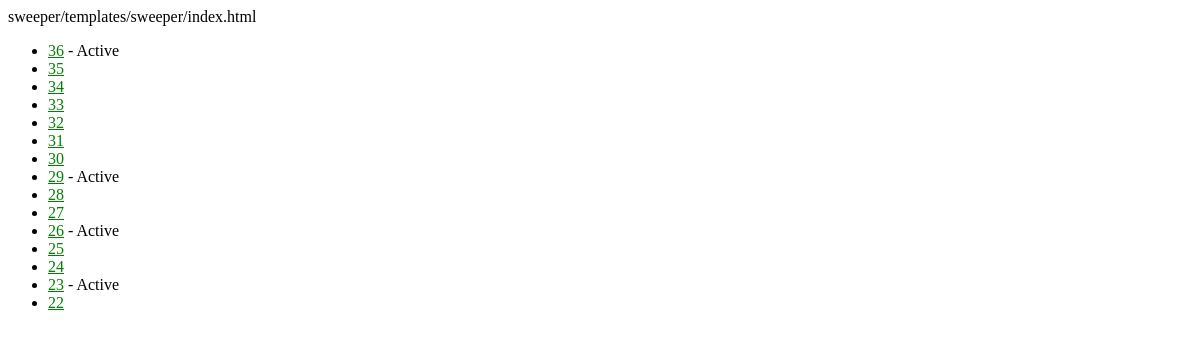
/sweeper/, run on an earlier commit of the app's database.
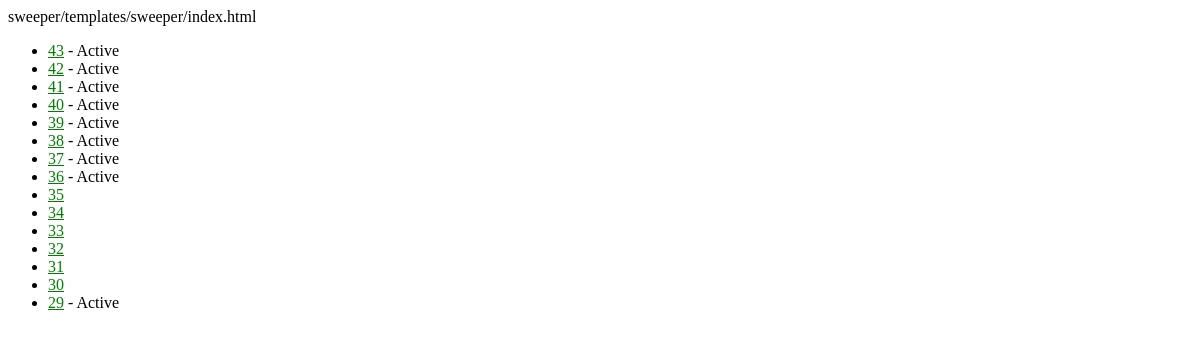
And on a later commit of the database.
### sweeper/models.py (models this page shows, shortened)
class Game(models.Model):
    height = models.PositiveSmallIntegerField()
    width = models.PositiveSmallIntegerField()
    is_active = models.BooleanField(default=True)
    mines = models.PositiveSmallIntegerField(default=1)
    objects = GameManager()

### sweeper/views.py (the view)
def index(request):
    latest_game_list = Game.objects.order_by('-id')[:15]
    context = {
        'latest_game_list': latest_game_list,
    }
    return render(request, 'sweeper/index.html', context)

### sweeper/templates/sweeper/index.html (shortened to what this page needs)
{% load static %}
<link rel="stylesheet" type="text/css" href="{% static 'sweeper/style.css' %}" />
{% if latest_game_list %}
    <ul>
    {% for game in latest_game_list %}
        <li><a href="{% url 'sweeper:display' game.id %}">{{ game.id }}</a>{% if game.is_active %} - Active{% endif %}</li>
    {% endfor %}
    </ul>
{% else %}
    <p>No games are available.</p>
{% endif %}

### sweeper/static/sweeper/style.css (style rules this page uses)
li a { color: green; }

What changed in the data, as far as the page shows it:
no longer on this page (row unchanged): Game: id "28"
no longer on this page (row unchanged): Game: id "27"
no longer on this page (row unchanged): Game: id "26", is_active "- Active"
no longer on this page (row unchanged): Game: id "25"
no longer on this page (row unchanged): Game: id "24"
no longer on this page (row unchanged): Game: id "23", is_active "- Active"
no longer on this page (row unchanged): Game: id "22"
added Game: id "43", is_active "- Active"
added Game: id "42", is_active "- Active"
added Game: id "41", is_active "- Active"
added Game: id "40", is_active "- Active"
added Game: id "39", is_active "- Active"
added Game: id "38", is_active "- Active"
added Game: id "37", is_active "- Active"
